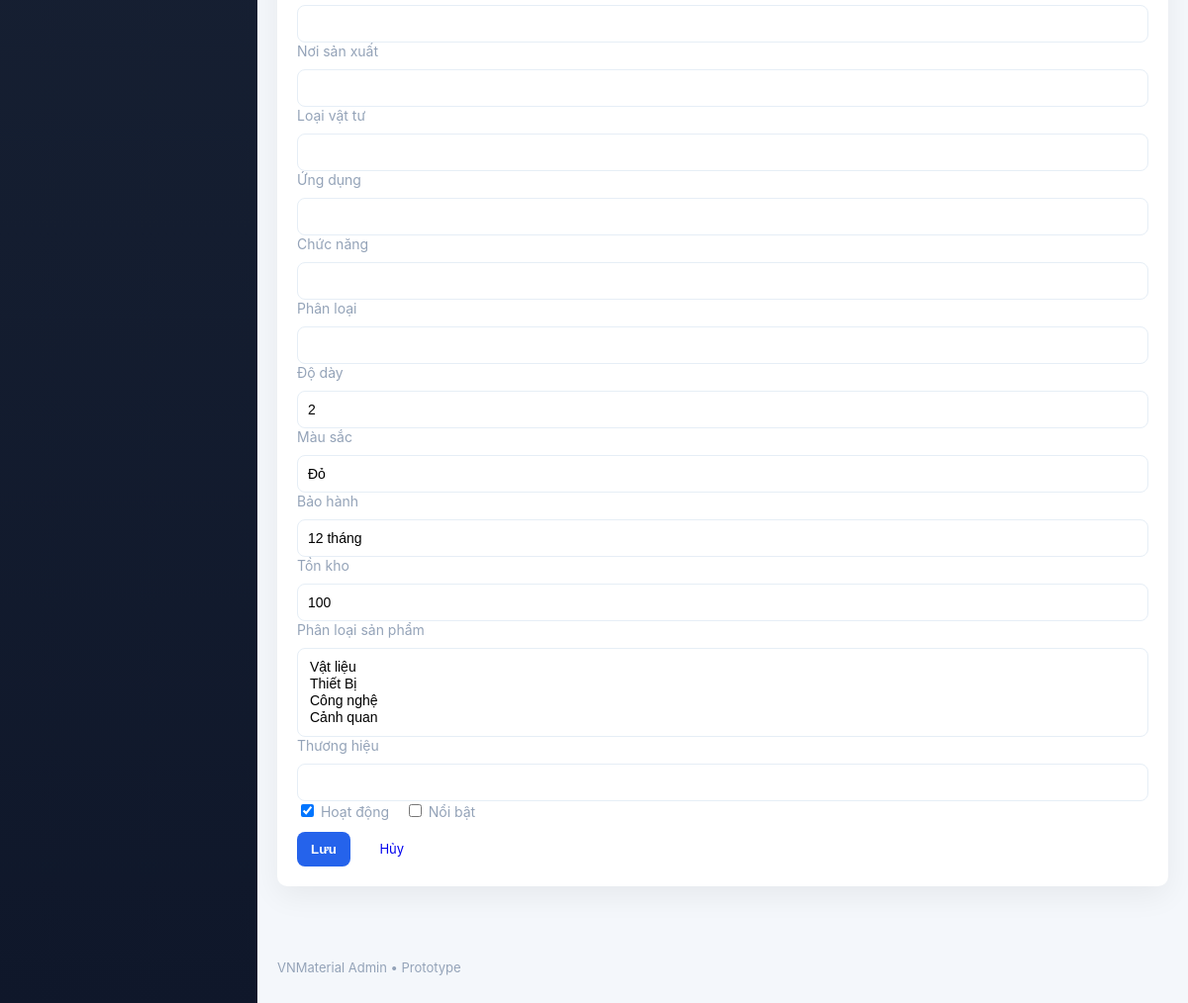
/backend/products.php?action=edit&id=5 (signed in, lower part), run on an earlier commit of the app's database.
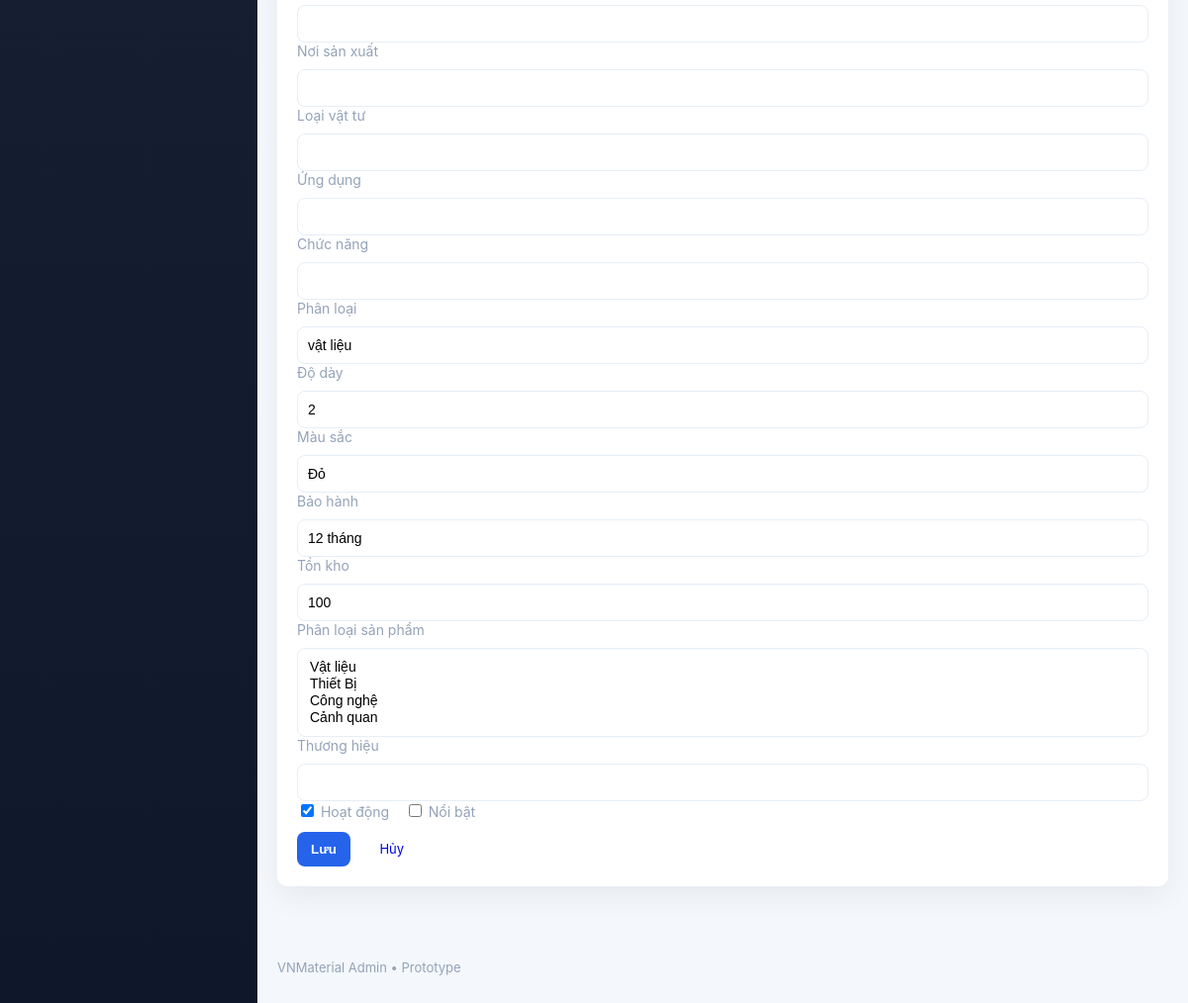
And on a later commit of the database.
### tables this page shows
CREATE TABLE products (
        id INTEGER PRIMARY KEY AUTOINCREMENT,
        name TEXT,
        slug TEXT,
        description TEXT,
        price REAL,
        status INTEGER DEFAULT 1,
        featured INTEGER DEFAULT 0,
        images TEXT,
        supplier_id INTEGER,
        created_at DATETIME DEFAULT CURRENT_TIMESTAMP
    , sku TEXT, stock INTEGER DEFAULT 0, unit TEXT, thickness REAL, color TEXT, warranty TEXT, meta_title TEXT, meta_description TEXT, featured_image TEXT, technical_specs TEXT, manufacturer TEXT, origin TEXT, material_type TEXT, application TEXT, website TEXT, product_function TEXT, category TEXT);

### backend/products.php (the view, shortened to what this page needs)
<?php
$pdo = getPDO();
$action = $_GET['action'] ?? '';
$id = isset($_GET['id']) ? (int)$_GET['id'] : 0;
$productClassifications = [
    'Vật liệu',
    'Thiết Bị',
    'Công nghệ',
    'Cảnh quan'
];
require __DIR__ . '/inc/header.php';
if ($action === 'edit' && $id) {
    $stmt = $pdo->prepare('SELECT * FROM products WHERE id = ?');
    $stmt->execute([$id]);
    $product = $stmt->fetch(PDO::FETCH_ASSOC);
}
?>
<?php if ($action === 'add' || $action === 'edit'): ?>
<div class="card">
    <form method="post">
        <div class="form-group">
            <input type="text" name="manufacturer" id="manufacturer" value="<?php echo isset($product['manufacturer']) ? htmlspecialchars($product['manufacturer']) : '' ?>">
        </div>
        <div class="form-group">
            <label for="origin">Nơi sản xuất</label>
            <input type="text" name="origin" id="origin" value="<?php echo isset($product['origin']) ? htmlspecialchars($product['origin']) : '' ?>">
        </div>
        <div class="form-group">
            <label for="material_type">Loại vật tư</label>
            <input type="text" name="material_type" id="material_type" value="<?php echo isset($product['material_type']) ? htmlspecialchars($product['material_type']) : '' ?>">
        </div>
        <div class="form-group">
            <label for="application">Ứng dụng</label>
            <input type="text" name="application" id="application" value="<?php echo isset($product['application']) ? htmlspecialchars($product['application']) : '' ?>">
        </div>
        <div class="form-group">
            <label for="product_function">Chức năng</label>
            <input type="text" name="product_function" id="product_function" value="<?php echo isset($product['product_function']) ? htmlspecialchars($product['product_function']) : '' ?>">
        </div>
        <div class="form-group">
            <label for="category">Phân loại</label>
            <input type="text" name="category" id="category" value="<?php echo isset($product['category']) ? htmlspecialchars($product['category']) : '' ?>">
        </div>
        <div class="form-group">
            <label for="thickness">Độ dày</label>
            <input type="text" name="thickness" id="thickness" value="<?php echo isset($product['thickness']) ? htmlspecialchars($product['thickness']) : '' ?>">
        </div>
        <div class="form-group">
            <label for="color">Màu sắc</label>
            <input type="text" name="color" id="color" value="<?php echo isset($product['color']) ? htmlspecialchars($product['color']) : '' ?>">
        </div>
        <div class="form-group">
            <label for="warranty">Bảo hành</label>
            <input type="text" name="warranty" id="warranty" value="<?php echo isset($product['warranty']) ? htmlspecialchars($product['warranty']) : '' ?>">
        </div>
        <div class="form-group">
            <label for="stock">Tồn kho</label>
            <input type="number" name="stock" id="stock" value="<?php echo isset($product['stock']) ? htmlspecialchars($product['stock']) : '' ?>">
        </div>
        <div class="form-group">
            <label for="classification">Phân loại sản phẩm</label>
            <select name="classification[]" id="classification" class="form-control" multiple>
                <?php foreach ($productClassifications as $classification): ?>
                    <option value="<?php echo htmlspecialchars($classification); ?>" <?php echo in_array($classification, explode(',', $product['classification'] ?? '')) ? 'selected' : '' ?>>
                    </option>
                <?php endforeach; ?>
            </select>
        </div>
        <div class="form-group">
            <label for="brand">Thương hiệu</label>
            <input type="text" name="brand" id="brand" value="<?php echo isset($product['brand']) ? htmlspecialchars($product['brand']) : '' ?>">
        </div>
        <div class="form-group">
            <label>
                <input type="checkbox" name="status" <?php echo (isset($product['status']) && $product['status']) ? 'checked' : '' ?>> Hoạt động
                &nbsp;&nbsp;
                <input type="checkbox" name="featured" <?php echo (isset($product['featured']) && $product['featured']) ? 'checked' : '' ?>> Nổi bật
            </label>
        </div>
        <div style="margin-top:12px">
            <button class="primary" type="submit" name="save_product">Lưu</button>
            <a class="small-btn" href="products.php" style="margin-left:12px">Hủy</a>
        </div>
    </form>
</div>
<?php endif; ?>
<?php require __DIR__ . '/inc/footer.php'; ?>

What changed in the data, as far as the page shows it:
changed products "Đỏ": category (not shown) → "vật liệu"
